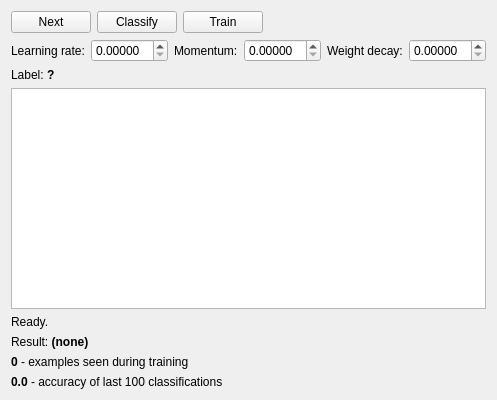
<?xml version="1.0" encoding="UTF-8"?>
<ui version="4.0">
 <class>MainWindow</class>
 <widget class="QMainWindow" name="MainWindow">
  <property name="geometry">
   <rect>
    <x>0</x>
    <y>0</y>
    <width>450</width>
    <height>400</height>
   </rect>
  </property>
  <property name="windowTitle">
   <string>Convolutional neural network demo</string>
  </property>
  <widget class="QWidget" name="centralWidget">
   <layout class="QVBoxLayout" name="verticalLayout">
    <item>
     <layout class="QHBoxLayout" name="horizontalLayout"/>
    </item>
    <item>
     <layout class="QHBoxLayout" name="horizontalLayout_3">
      <item>
       <widget class="QPushButton" name="nextBtn">
        <property name="sizePolicy">
         <sizepolicy hsizetype="Fixed" vsizetype="Fixed">
          <horstretch>0</horstretch>
          <verstretch>0</verstretch>
         </sizepolicy>
        </property>
        <property name="text">
         <string>Next</string>
        </property>
       </widget>
      </item>
      <item>
       <widget class="QPushButton" name="classifyBtn">
        <property name="sizePolicy">
         <sizepolicy hsizetype="Fixed" vsizetype="Fixed">
          <horstretch>0</horstretch>
          <verstretch>0</verstretch>
         </sizepolicy>
        </property>
        <property name="text">
         <string>Classify</string>
        </property>
       </widget>
      </item>
      <item>
       <widget class="QPushButton" name="trainBtn">
        <property name="sizePolicy">
         <sizepolicy hsizetype="Fixed" vsizetype="Fixed">
          <horstretch>0</horstretch>
          <verstretch>0</verstretch>
         </sizepolicy>
        </property>
        <property name="text">
         <string>Train</string>
        </property>
       </widget>
      </item>
      <item>
       <spacer name="horizontalSpacer_2">
        <property name="orientation">
         <enum>Qt::Horizontal</enum>
        </property>
        <property name="sizeHint" stdset="0">
         <size>
          <width>40</width>
          <height>20</height>
         </size>
        </property>
       </spacer>
      </item>
     </layout>
    </item>
    <item>
     <layout class="QHBoxLayout" name="horizontalLayout_2">
      <item>
       <widget class="QLabel" name="label">
        <property name="text">
         <string>Learning rate:</string>
        </property>
       </widget>
      </item>
      <item>
       <widget class="QDoubleSpinBox" name="learningRateBox">
        <property name="decimals">
         <number>5</number>
        </property>
       </widget>
      </item>
      <item>
       <widget class="QLabel" name="label_2">
        <property name="text">
         <string>Momentum:</string>
        </property>
       </widget>
      </item>
      <item>
       <widget class="QDoubleSpinBox" name="momentumBox">
        <property name="decimals">
         <number>5</number>
        </property>
       </widget>
      </item>
      <item>
       <widget class="QLabel" name="label_3">
        <property name="text">
         <string>Weight decay:</string>
        </property>
       </widget>
      </item>
      <item>
       <widget class="QDoubleSpinBox" name="weightDecayBox">
        <property name="decimals">
         <number>5</number>
        </property>
       </widget>
      </item>
      <item>
       <spacer name="horizontalSpacer">
        <property name="orientation">
         <enum>Qt::Horizontal</enum>
        </property>
        <property name="sizeHint" stdset="0">
         <size>
          <width>40</width>
          <height>20</height>
         </size>
        </property>
       </spacer>
      </item>
     </layout>
    </item>
    <item>
     <widget class="QLabel" name="labelLbl">
      <property name="text">
       <string>Label: &lt;b&gt;?&lt;/b&gt;</string>
      </property>
     </widget>
    </item>
    <item>
     <widget class="GraphicsViewEx" name="graphicsView"/>
    </item>
    <item>
     <widget class="QLabel" name="statusLbl">
      <property name="text">
       <string>Ready.</string>
      </property>
     </widget>
    </item>
    <item>
     <widget class="QLabel" name="resultLbl">
      <property name="text">
       <string>Result: &lt;b&gt;(none)&lt;/b&gt;</string>
      </property>
     </widget>
    </item>
    <item>
     <widget class="QLabel" name="examplesSeenLbl">
      <property name="text">
       <string>&lt;b&gt;0&lt;/b&gt; -  examples seen during training</string>
      </property>
     </widget>
    </item>
    <item>
     <widget class="QLabel" name="accuracyLbl">
      <property name="text">
       <string>&lt;b&gt;0.0&lt;/b&gt; - accuracy of last 100 classifications</string>
      </property>
     </widget>
    </item>
   </layout>
  </widget>
 </widget>
 <layoutdefault spacing="6" margin="11"/>
 <customwidgets>
  <customwidget>
   <class>GraphicsViewEx</class>
   <extends>QGraphicsView</extends>
   <header>graphicsviewex.h</header>
  </customwidget>
 </customwidgets>
 <resources/>
 <connections/>
</ui>
